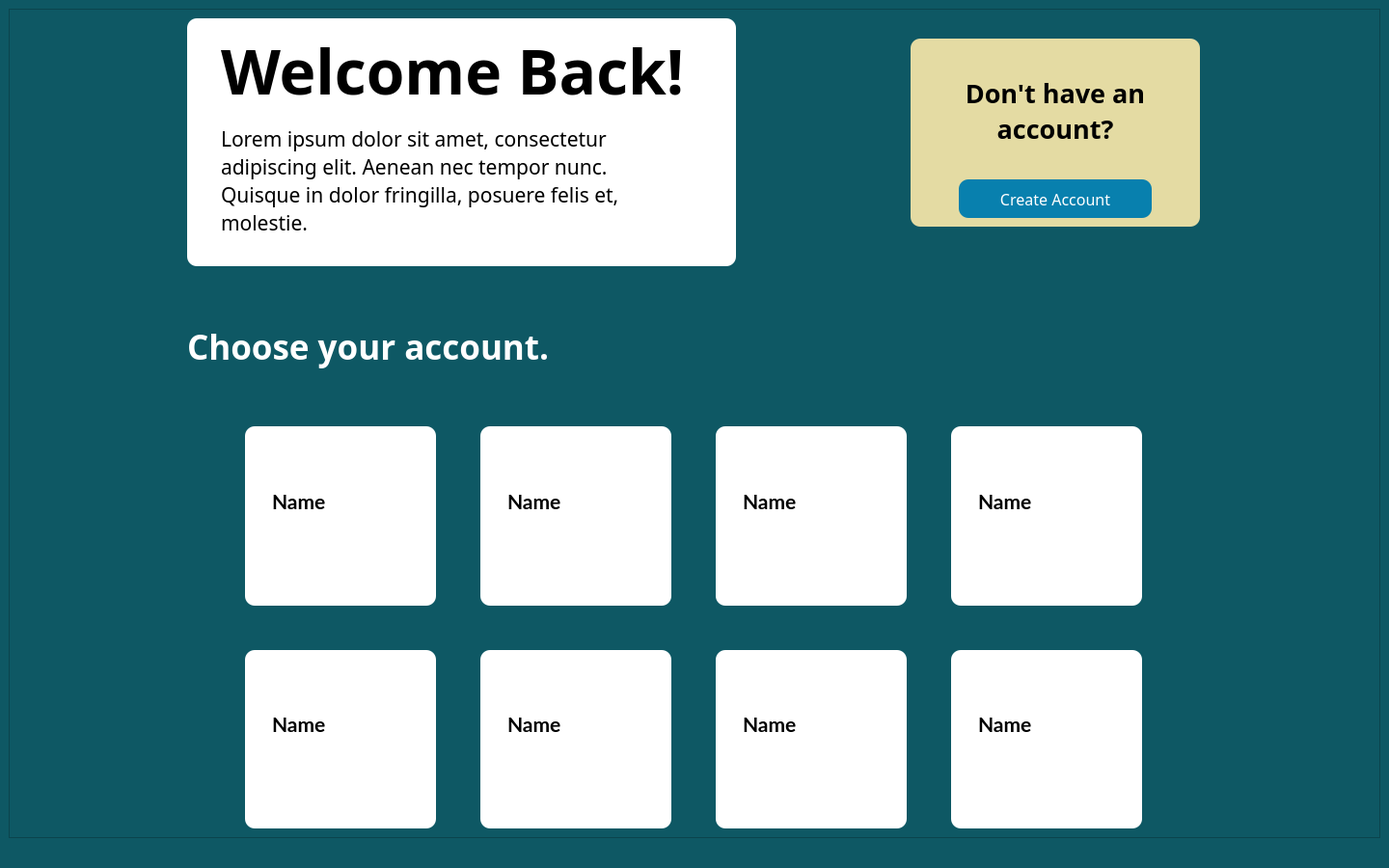
<?xml version="1.0" encoding="UTF-8"?>
<ui version="4.0">
 <class>WS_Main_Window</class>
 <widget class="QMainWindow" name="WS_Main_Window">
  <property name="geometry">
   <rect>
    <x>0</x>
    <y>0</y>
    <width>1440</width>
    <height>900</height>
   </rect>
  </property>
  <property name="sizePolicy">
   <sizepolicy hsizetype="Minimum" vsizetype="Minimum">
    <horstretch>0</horstretch>
    <verstretch>0</verstretch>
   </sizepolicy>
  </property>
  <property name="minimumSize">
   <size>
    <width>1440</width>
    <height>900</height>
   </size>
  </property>
  <property name="maximumSize">
   <size>
    <width>1488</width>
    <height>900</height>
   </size>
  </property>
  <property name="windowTitle">
   <string>Welcome Screen</string>
  </property>
  <property name="styleSheet">
   <string notr="true">background-color: rgb(14, 88, 100);</string>
  </property>
  <widget class="QWidget" name="centralwidget">
   <layout class="QGridLayout" name="gridLayout">
    <item row="0" column="0">
     <widget class="QFrame" name="Main_Grid">
      <property name="sizePolicy">
       <sizepolicy hsizetype="Minimum" vsizetype="Minimum">
        <horstretch>0</horstretch>
        <verstretch>0</verstretch>
       </sizepolicy>
      </property>
      <property name="frameShape">
       <enum>QFrame::StyledPanel</enum>
      </property>
      <property name="frameShadow">
       <enum>QFrame::Raised</enum>
      </property>
      <layout class="QGridLayout" name="gridLayout_5">
       <item row="0" column="0">
        <layout class="QGridLayout" name="welcome_back_grid">
         <property name="sizeConstraint">
          <enum>QLayout::SetDefaultConstraint</enum>
         </property>
         <property name="bottomMargin">
          <number>0</number>
         </property>
         <item row="0" column="0">
          <widget class="QFrame" name="welcome_back_frame">
           <property name="sizePolicy">
            <sizepolicy hsizetype="Maximum" vsizetype="Maximum">
             <horstretch>0</horstretch>
             <verstretch>0</verstretch>
            </sizepolicy>
           </property>
           <property name="styleSheet">
            <string notr="true">background-color: rgb(255, 255, 255);
border-color: rgb(255, 255, 255);
border-radius: 10px; 
border: 2px;</string>
           </property>
           <property name="frameShape">
            <enum>QFrame::StyledPanel</enum>
           </property>
           <property name="frameShadow">
            <enum>QFrame::Raised</enum>
           </property>
           <layout class="QGridLayout" name="gridLayout_2">
            <property name="leftMargin">
             <number>35</number>
            </property>
            <property name="topMargin">
             <number>10</number>
            </property>
            <property name="rightMargin">
             <number>20</number>
            </property>
            <property name="bottomMargin">
             <number>30</number>
            </property>
            <item row="0" column="0">
             <widget class="QLabel" name="welcome_back_header">
              <property name="font">
               <font>
                <family>IBM Plex Sans SemiBold</family>
                <pointsize>48</pointsize>
                <weight>75</weight>
                <bold>true</bold>
               </font>
              </property>
              <property name="text">
               <string>Welcome Back!</string>
              </property>
             </widget>
            </item>
            <item row="2" column="0">
             <widget class="QLabel" name="welcome_back_description">
              <property name="font">
               <font>
                <family>IBM Plex Sans</family>
                <pointsize>16</pointsize>
               </font>
              </property>
              <property name="text">
               <string>Lorem ipsum dolor sit amet, consectetur adipiscing elit. Aenean nec tempor nunc. Quisque in dolor fringilla, posuere felis et, molestie.</string>
              </property>
              <property name="wordWrap">
               <bool>true</bool>
              </property>
             </widget>
            </item>
            <item row="0" column="1">
             <spacer name="horizontalSpacer_8">
              <property name="orientation">
               <enum>Qt::Horizontal</enum>
              </property>
              <property name="sizeType">
               <enum>QSizePolicy::Fixed</enum>
              </property>
              <property name="sizeHint" stdset="0">
               <size>
                <width>20</width>
                <height>20</height>
               </size>
              </property>
             </spacer>
            </item>
            <item row="0" column="2" rowspan="3">
             <widget class="QLabel" name="welcome_back_logo">
              <property name="styleSheet">
               <string notr="true"/>
              </property>
              <property name="text">
               <string/>
              </property>
              <property name="pixmap">
               <pixmap>:/Logos/Images/pybanner2.png</pixmap>
              </property>
              <property name="scaledContents">
               <bool>true</bool>
              </property>
             </widget>
            </item>
           </layout>
          </widget>
         </item>
         <item row="1" column="0">
          <widget class="QLabel" name="lbl_choose_account">
           <property name="font">
            <font>
             <family>Henriette</family>
             <pointsize>26</pointsize>
             <weight>75</weight>
             <bold>true</bold>
            </font>
           </property>
           <property name="styleSheet">
            <string notr="true">color: rgb(255, 255, 255);</string>
           </property>
           <property name="text">
            <string>Choose your account.</string>
           </property>
           <property name="margin">
            <number>40</number>
           </property>
          </widget>
         </item>
        </layout>
       </item>
       <item row="0" column="1">
        <layout class="QGridLayout" name="create_account_grid">
         <item row="0" column="0">
          <widget class="QLabel" name="top_spacer">
           <property name="sizePolicy">
            <sizepolicy hsizetype="Fixed" vsizetype="Maximum">
             <horstretch>0</horstretch>
             <verstretch>0</verstretch>
            </sizepolicy>
           </property>
           <property name="maximumSize">
            <size>
             <width>400</width>
             <height>15</height>
            </size>
           </property>
           <property name="text">
            <string/>
           </property>
          </widget>
         </item>
         <item row="1" column="0">
          <widget class="QFrame" name="frame">
           <property name="sizePolicy">
            <sizepolicy hsizetype="Maximum" vsizetype="Maximum">
             <horstretch>0</horstretch>
             <verstretch>0</verstretch>
            </sizepolicy>
           </property>
           <property name="maximumSize">
            <size>
             <width>300</width>
             <height>300</height>
            </size>
           </property>
           <property name="styleSheet">
            <string notr="true">background-color: rgb(228, 219, 163);
border-color: rgb(255, 255, 255);
border-radius: 10px; 
border: 2px;</string>
           </property>
           <property name="frameShape">
            <enum>QFrame::StyledPanel</enum>
           </property>
           <property name="frameShadow">
            <enum>QFrame::Raised</enum>
           </property>
           <layout class="QVBoxLayout" name="verticalLayout_9">
            <item>
             <widget class="QLabel" name="label">
              <property name="font">
               <font>
                <family>IBM Plex Sans SemiBold</family>
                <pointsize>20</pointsize>
                <weight>75</weight>
                <bold>true</bold>
               </font>
              </property>
              <property name="text">
               <string>Don't have an account?</string>
              </property>
              <property name="scaledContents">
               <bool>false</bool>
              </property>
              <property name="alignment">
               <set>Qt::AlignCenter</set>
              </property>
              <property name="wordWrap">
               <bool>true</bool>
              </property>
             </widget>
            </item>
            <item alignment="Qt::AlignHCenter">
             <widget class="QPushButton" name="pushButton">
              <property name="sizePolicy">
               <sizepolicy hsizetype="Maximum" vsizetype="Maximum">
                <horstretch>0</horstretch>
                <verstretch>0</verstretch>
               </sizepolicy>
              </property>
              <property name="minimumSize">
               <size>
                <width>200</width>
                <height>0</height>
               </size>
              </property>
              <property name="maximumSize">
               <size>
                <width>250</width>
                <height>40</height>
               </size>
              </property>
              <property name="font">
               <font>
                <family>IBM Plex Sans Medium</family>
                <pointsize>12</pointsize>
               </font>
              </property>
              <property name="layoutDirection">
               <enum>Qt::LeftToRight</enum>
              </property>
              <property name="styleSheet">
               <string notr="true">background-color: rgb(8, 128, 174);
color: rgb(255, 255, 255);
border-color:  rgb(8, 128, 174);
border-radius: 10px; 
border: 2px;</string>
              </property>
              <property name="text">
               <string>Create Account</string>
              </property>
             </widget>
            </item>
           </layout>
          </widget>
         </item>
         <item row="2" column="0">
          <widget class="QLabel" name="bottom_spacer">
           <property name="sizePolicy">
            <sizepolicy hsizetype="Maximum" vsizetype="Maximum">
             <horstretch>0</horstretch>
             <verstretch>0</verstretch>
            </sizepolicy>
           </property>
           <property name="maximumSize">
            <size>
             <width>400</width>
             <height>350</height>
            </size>
           </property>
           <property name="text">
            <string/>
           </property>
          </widget>
         </item>
        </layout>
       </item>
       <item row="1" column="0" colspan="2">
        <layout class="QGridLayout" name="users_grid">
         <item row="1" column="1">
          <spacer name="horizontalSpacer">
           <property name="orientation">
            <enum>Qt::Vertical</enum>
           </property>
           <property name="sizeType">
            <enum>QSizePolicy::Fixed</enum>
           </property>
           <property name="sizeHint" stdset="0">
            <size>
             <width>20</width>
             <height>40</height>
            </size>
           </property>
          </spacer>
         </item>
         <item row="0" column="5">
          <widget class="QFrame" name="userframe_3">
           <property name="styleSheet">
            <string notr="true">background-color: rgb(255, 255, 255);
border-color: rgb(255, 255, 255);
border-radius: 10px; 
border: 2px;</string>
           </property>
           <property name="frameShape">
            <enum>QFrame::StyledPanel</enum>
           </property>
           <property name="frameShadow">
            <enum>QFrame::Raised</enum>
           </property>
           <layout class="QVBoxLayout" name="verticalLayout_3">
            <property name="leftMargin">
             <number>25</number>
            </property>
            <property name="bottomMargin">
             <number>15</number>
            </property>
            <item>
             <widget class="QListWidget" name="placeholder_name_3">
              <property name="sizePolicy">
               <sizepolicy hsizetype="Maximum" vsizetype="Maximum">
                <horstretch>0</horstretch>
                <verstretch>0</verstretch>
               </sizepolicy>
              </property>
              <property name="maximumSize">
               <size>
                <width>300</width>
                <height>50</height>
               </size>
              </property>
              <property name="baseSize">
               <size>
                <width>0</width>
                <height>0</height>
               </size>
              </property>
              <property name="font">
               <font>
                <family>Lato</family>
                <pointsize>16</pointsize>
                <weight>75</weight>
                <bold>true</bold>
               </font>
              </property>
              <item>
               <property name="text">
                <string>Name</string>
               </property>
               <property name="flags">
                <set>ItemIsEnabled</set>
               </property>
              </item>
             </widget>
            </item>
           </layout>
          </widget>
         </item>
         <item row="0" column="2">
          <spacer name="horizontalSpacer_6">
           <property name="orientation">
            <enum>Qt::Horizontal</enum>
           </property>
           <property name="sizeType">
            <enum>QSizePolicy::Fixed</enum>
           </property>
           <property name="sizeHint" stdset="0">
            <size>
             <width>40</width>
             <height>20</height>
            </size>
           </property>
          </spacer>
         </item>
         <item row="0" column="1">
          <widget class="QFrame" name="userframe_1">
           <property name="styleSheet">
            <string notr="true">background-color: rgb(255, 255, 255);
border-color: rgb(255, 255, 255);
border-radius: 10px; 
border: 2px;</string>
           </property>
           <property name="frameShape">
            <enum>QFrame::StyledPanel</enum>
           </property>
           <property name="frameShadow">
            <enum>QFrame::Raised</enum>
           </property>
           <layout class="QVBoxLayout" name="verticalLayout">
            <property name="leftMargin">
             <number>25</number>
            </property>
            <property name="bottomMargin">
             <number>15</number>
            </property>
            <item>
             <widget class="QListWidget" name="placeholder_name_1">
              <property name="sizePolicy">
               <sizepolicy hsizetype="Maximum" vsizetype="Maximum">
                <horstretch>0</horstretch>
                <verstretch>0</verstretch>
               </sizepolicy>
              </property>
              <property name="maximumSize">
               <size>
                <width>300</width>
                <height>50</height>
               </size>
              </property>
              <property name="baseSize">
               <size>
                <width>0</width>
                <height>0</height>
               </size>
              </property>
              <property name="font">
               <font>
                <family>Lato</family>
                <pointsize>16</pointsize>
                <weight>75</weight>
                <bold>true</bold>
               </font>
              </property>
              <item>
               <property name="text">
                <string>Name</string>
               </property>
               <property name="flags">
                <set>ItemIsEnabled</set>
               </property>
              </item>
             </widget>
            </item>
           </layout>
          </widget>
         </item>
         <item row="0" column="4">
          <spacer name="horizontalSpacer_5">
           <property name="orientation">
            <enum>Qt::Horizontal</enum>
           </property>
           <property name="sizeType">
            <enum>QSizePolicy::Fixed</enum>
           </property>
           <property name="sizeHint" stdset="0">
            <size>
             <width>40</width>
             <height>20</height>
            </size>
           </property>
          </spacer>
         </item>
         <item row="2" column="5">
          <widget class="QFrame" name="userframe_7">
           <property name="styleSheet">
            <string notr="true">background-color: rgb(255, 255, 255);
border-color: rgb(255, 255, 255);
border-radius: 10px; 
border: 2px;</string>
           </property>
           <property name="frameShape">
            <enum>QFrame::StyledPanel</enum>
           </property>
           <property name="frameShadow">
            <enum>QFrame::Raised</enum>
           </property>
           <layout class="QVBoxLayout" name="verticalLayout_7">
            <property name="leftMargin">
             <number>25</number>
            </property>
            <property name="bottomMargin">
             <number>15</number>
            </property>
            <item>
             <widget class="QListWidget" name="placeholder_name_7">
              <property name="sizePolicy">
               <sizepolicy hsizetype="Maximum" vsizetype="Maximum">
                <horstretch>0</horstretch>
                <verstretch>0</verstretch>
               </sizepolicy>
              </property>
              <property name="maximumSize">
               <size>
                <width>300</width>
                <height>50</height>
               </size>
              </property>
              <property name="baseSize">
               <size>
                <width>0</width>
                <height>0</height>
               </size>
              </property>
              <property name="font">
               <font>
                <family>Lato</family>
                <pointsize>16</pointsize>
                <weight>75</weight>
                <bold>true</bold>
               </font>
              </property>
              <item>
               <property name="text">
                <string>Name</string>
               </property>
               <property name="flags">
                <set>ItemIsEnabled</set>
               </property>
              </item>
             </widget>
            </item>
           </layout>
          </widget>
         </item>
         <item row="1" column="5">
          <spacer name="verticalSpacer_2">
           <property name="orientation">
            <enum>Qt::Vertical</enum>
           </property>
           <property name="sizeType">
            <enum>QSizePolicy::Fixed</enum>
           </property>
           <property name="sizeHint" stdset="0">
            <size>
             <width>20</width>
             <height>40</height>
            </size>
           </property>
          </spacer>
         </item>
         <item row="2" column="4">
          <spacer name="horizontalSpacer_3">
           <property name="orientation">
            <enum>Qt::Horizontal</enum>
           </property>
           <property name="sizeType">
            <enum>QSizePolicy::Fixed</enum>
           </property>
           <property name="sizeHint" stdset="0">
            <size>
             <width>40</width>
             <height>20</height>
            </size>
           </property>
          </spacer>
         </item>
         <item row="1" column="3">
          <spacer name="verticalSpacer">
           <property name="orientation">
            <enum>Qt::Vertical</enum>
           </property>
           <property name="sizeType">
            <enum>QSizePolicy::Fixed</enum>
           </property>
           <property name="sizeHint" stdset="0">
            <size>
             <width>20</width>
             <height>40</height>
            </size>
           </property>
          </spacer>
         </item>
         <item row="1" column="7">
          <spacer name="verticalSpacer_3">
           <property name="orientation">
            <enum>Qt::Vertical</enum>
           </property>
           <property name="sizeType">
            <enum>QSizePolicy::Fixed</enum>
           </property>
           <property name="sizeHint" stdset="0">
            <size>
             <width>20</width>
             <height>40</height>
            </size>
           </property>
          </spacer>
         </item>
         <item row="1" column="0">
          <spacer name="horizontalSpacer_9">
           <property name="orientation">
            <enum>Qt::Horizontal</enum>
           </property>
           <property name="sizeType">
            <enum>QSizePolicy::Fixed</enum>
           </property>
           <property name="sizeHint" stdset="0">
            <size>
             <width>60</width>
             <height>20</height>
            </size>
           </property>
          </spacer>
         </item>
         <item row="2" column="2">
          <spacer name="horizontalSpacer_2">
           <property name="orientation">
            <enum>Qt::Horizontal</enum>
           </property>
           <property name="sizeType">
            <enum>QSizePolicy::Fixed</enum>
           </property>
           <property name="sizeHint" stdset="0">
            <size>
             <width>40</width>
             <height>20</height>
            </size>
           </property>
          </spacer>
         </item>
         <item row="2" column="3">
          <widget class="QFrame" name="userframe_6">
           <property name="styleSheet">
            <string notr="true">background-color: rgb(255, 255, 255);
border-color: rgb(255, 255, 255);
border-radius: 10px; 
border: 2px;</string>
           </property>
           <property name="frameShape">
            <enum>QFrame::StyledPanel</enum>
           </property>
           <property name="frameShadow">
            <enum>QFrame::Raised</enum>
           </property>
           <layout class="QVBoxLayout" name="verticalLayout_6">
            <property name="leftMargin">
             <number>25</number>
            </property>
            <property name="bottomMargin">
             <number>15</number>
            </property>
            <item>
             <widget class="QListWidget" name="placeholder_name_6">
              <property name="sizePolicy">
               <sizepolicy hsizetype="Maximum" vsizetype="Maximum">
                <horstretch>0</horstretch>
                <verstretch>0</verstretch>
               </sizepolicy>
              </property>
              <property name="maximumSize">
               <size>
                <width>300</width>
                <height>50</height>
               </size>
              </property>
              <property name="baseSize">
               <size>
                <width>0</width>
                <height>0</height>
               </size>
              </property>
              <property name="font">
               <font>
                <family>Lato</family>
                <pointsize>16</pointsize>
                <weight>75</weight>
                <bold>true</bold>
               </font>
              </property>
              <item>
               <property name="text">
                <string>Name</string>
               </property>
               <property name="flags">
                <set>ItemIsEnabled</set>
               </property>
              </item>
             </widget>
            </item>
           </layout>
          </widget>
         </item>
         <item row="2" column="1">
          <widget class="QFrame" name="userframe_5">
           <property name="styleSheet">
            <string notr="true">background-color: rgb(255, 255, 255);
border-color: rgb(255, 255, 255);
border-radius: 10px; 
border: 2px;</string>
           </property>
           <property name="frameShape">
            <enum>QFrame::StyledPanel</enum>
           </property>
           <property name="frameShadow">
            <enum>QFrame::Raised</enum>
           </property>
           <layout class="QVBoxLayout" name="verticalLayout_5">
            <property name="leftMargin">
             <number>25</number>
            </property>
            <property name="bottomMargin">
             <number>15</number>
            </property>
            <item>
             <widget class="QListWidget" name="placeholder_name_5">
              <property name="sizePolicy">
               <sizepolicy hsizetype="Maximum" vsizetype="Maximum">
                <horstretch>0</horstretch>
                <verstretch>0</verstretch>
               </sizepolicy>
              </property>
              <property name="maximumSize">
               <size>
                <width>300</width>
                <height>50</height>
               </size>
              </property>
              <property name="baseSize">
               <size>
                <width>0</width>
                <height>0</height>
               </size>
              </property>
              <property name="font">
               <font>
                <family>Lato</family>
                <pointsize>16</pointsize>
                <weight>75</weight>
                <bold>true</bold>
               </font>
              </property>
              <item>
               <property name="text">
                <string>Name</string>
               </property>
               <property name="flags">
                <set>ItemIsEnabled</set>
               </property>
              </item>
             </widget>
            </item>
           </layout>
          </widget>
         </item>
         <item row="1" column="8">
          <spacer name="horizontalSpacer_10">
           <property name="orientation">
            <enum>Qt::Horizontal</enum>
           </property>
           <property name="sizeType">
            <enum>QSizePolicy::Fixed</enum>
           </property>
           <property name="sizeHint" stdset="0">
            <size>
             <width>60</width>
             <height>20</height>
            </size>
           </property>
          </spacer>
         </item>
         <item row="0" column="7">
          <widget class="QFrame" name="userframe_4">
           <property name="styleSheet">
            <string notr="true">background-color: rgb(255, 255, 255);
border-color: rgb(255, 255, 255);
border-radius: 10px; 
border: 2px;</string>
           </property>
           <property name="frameShape">
            <enum>QFrame::StyledPanel</enum>
           </property>
           <property name="frameShadow">
            <enum>QFrame::Raised</enum>
           </property>
           <layout class="QVBoxLayout" name="verticalLayout_4">
            <property name="leftMargin">
             <number>25</number>
            </property>
            <property name="bottomMargin">
             <number>15</number>
            </property>
            <item>
             <widget class="QListWidget" name="placeholder_name_4">
              <property name="sizePolicy">
               <sizepolicy hsizetype="Maximum" vsizetype="Maximum">
                <horstretch>0</horstretch>
                <verstretch>0</verstretch>
               </sizepolicy>
              </property>
              <property name="maximumSize">
               <size>
                <width>300</width>
                <height>50</height>
               </size>
              </property>
              <property name="baseSize">
               <size>
                <width>0</width>
                <height>0</height>
               </size>
              </property>
              <property name="font">
               <font>
                <family>Lato</family>
                <pointsize>16</pointsize>
                <weight>75</weight>
                <bold>true</bold>
               </font>
              </property>
              <item>
               <property name="text">
                <string>Name</string>
               </property>
               <property name="flags">
                <set>ItemIsEnabled</set>
               </property>
              </item>
             </widget>
            </item>
           </layout>
          </widget>
         </item>
         <item row="2" column="6">
          <spacer name="horizontalSpacer_4">
           <property name="orientation">
            <enum>Qt::Horizontal</enum>
           </property>
           <property name="sizeType">
            <enum>QSizePolicy::Fixed</enum>
           </property>
           <property name="sizeHint" stdset="0">
            <size>
             <width>40</width>
             <height>20</height>
            </size>
           </property>
          </spacer>
         </item>
         <item row="0" column="6">
          <spacer name="horizontalSpacer_7">
           <property name="orientation">
            <enum>Qt::Horizontal</enum>
           </property>
           <property name="sizeType">
            <enum>QSizePolicy::Fixed</enum>
           </property>
           <property name="sizeHint" stdset="0">
            <size>
             <width>40</width>
             <height>20</height>
            </size>
           </property>
          </spacer>
         </item>
         <item row="2" column="7">
          <widget class="QFrame" name="userframe_8">
           <property name="styleSheet">
            <string notr="true">background-color: rgb(255, 255, 255);
border-color: rgb(255, 255, 255);
border-radius: 10px; 
border: 2px;</string>
           </property>
           <property name="frameShape">
            <enum>QFrame::StyledPanel</enum>
           </property>
           <property name="frameShadow">
            <enum>QFrame::Raised</enum>
           </property>
           <layout class="QVBoxLayout" name="verticalLayout_8">
            <property name="leftMargin">
             <number>25</number>
            </property>
            <property name="bottomMargin">
             <number>15</number>
            </property>
            <item>
             <widget class="QListWidget" name="placeholder_name_8">
              <property name="sizePolicy">
               <sizepolicy hsizetype="Maximum" vsizetype="Maximum">
                <horstretch>0</horstretch>
                <verstretch>0</verstretch>
               </sizepolicy>
              </property>
              <property name="maximumSize">
               <size>
                <width>300</width>
                <height>50</height>
               </size>
              </property>
              <property name="baseSize">
               <size>
                <width>0</width>
                <height>0</height>
               </size>
              </property>
              <property name="font">
               <font>
                <family>Lato</family>
                <pointsize>16</pointsize>
                <weight>75</weight>
                <bold>true</bold>
               </font>
              </property>
              <item>
               <property name="text">
                <string>Name</string>
               </property>
               <property name="flags">
                <set>ItemIsEnabled</set>
               </property>
              </item>
             </widget>
            </item>
           </layout>
          </widget>
         </item>
         <item row="0" column="3">
          <widget class="QFrame" name="userframe_2">
           <property name="styleSheet">
            <string notr="true">background-color: rgb(255, 255, 255);
border-color: rgb(255, 255, 255);
border-radius: 10px; 
border: 2px;</string>
           </property>
           <property name="frameShape">
            <enum>QFrame::StyledPanel</enum>
           </property>
           <property name="frameShadow">
            <enum>QFrame::Raised</enum>
           </property>
           <layout class="QVBoxLayout" name="verticalLayout_2">
            <property name="leftMargin">
             <number>25</number>
            </property>
            <property name="bottomMargin">
             <number>15</number>
            </property>
            <item>
             <widget class="QListWidget" name="placeholder_name_2">
              <property name="sizePolicy">
               <sizepolicy hsizetype="Maximum" vsizetype="Maximum">
                <horstretch>0</horstretch>
                <verstretch>0</verstretch>
               </sizepolicy>
              </property>
              <property name="maximumSize">
               <size>
                <width>300</width>
                <height>50</height>
               </size>
              </property>
              <property name="baseSize">
               <size>
                <width>0</width>
                <height>0</height>
               </size>
              </property>
              <property name="font">
               <font>
                <family>Lato</family>
                <pointsize>16</pointsize>
                <weight>75</weight>
                <bold>true</bold>
               </font>
              </property>
              <item>
               <property name="text">
                <string>Name</string>
               </property>
               <property name="flags">
                <set>ItemIsEnabled</set>
               </property>
              </item>
             </widget>
            </item>
           </layout>
          </widget>
         </item>
        </layout>
       </item>
      </layout>
     </widget>
    </item>
   </layout>
  </widget>
  <widget class="QStatusBar" name="statusbar"/>
 </widget>
 <resources>
  <include location="pyqt_resource_file.qrc"/>
 </resources>
 <connections/>
</ui>
